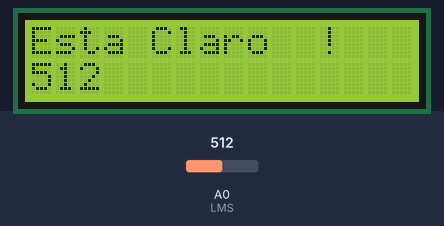
Simulated run of this sketch. Board: Arduino Uno, built with avr-gcc and run on an emulated ATmega328P. Parts: 16×2 character LCD. The test bench sets the inputs (shaded band); at power-on: A0 (LMS) = 512.

Above: at 1.2 s.
1.3 s: A0 (LMS) set to 882
At 3.1 s:
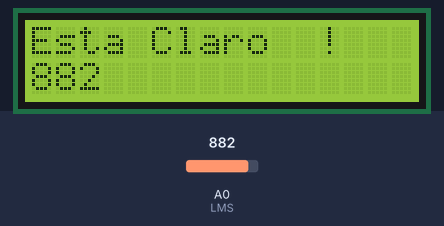
3.5 s: A0 (LMS) set to 910
At 4.9 s:
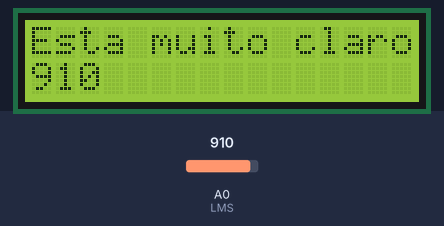
5.5 s: A0 (LMS) set to 900
At 6.7 s:
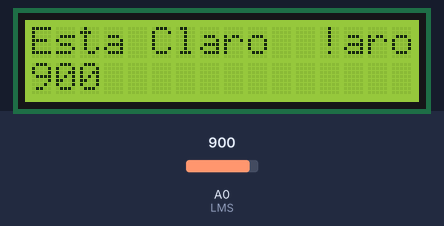
7.5 s: A0 (LMS) set to 105
At 8.4 s:
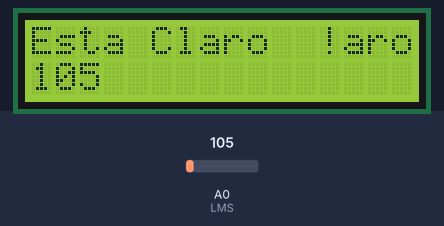
9.5 s: A0 (LMS) set to 94
At 11.3 s:
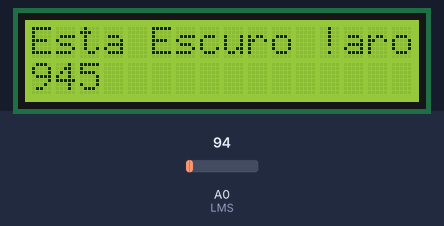
Timing chart, 0 to 12.5 s (numbered marks = the images above; inputs shaded):
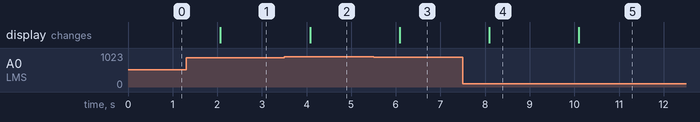

Measured:
- the behaviour switches between 900 and 901 on A0 (LMS) (found by bisection; images 1 and 2)
- the behaviour switches between 100 and 99 on A0 (LMS) (found by bisection; images 4 and 5)
- after the input at 1.3 s, the display: changes after 0.77 s (image 1)
- after the input at 3.5 s, the display: changes after 0.58 s (image 2)
- after the input at 5.5 s, the display: changes after 0.59 s (image 3)
- after the input at 7.5 s, the display: changes after 0.59 s (image 4)
- after the input at 9.5 s, the display: changes after 0.60 s (image 5)

The sketch:

Sensor_de_luz_Lcd.ino
```cpp
#include <LiquidCrystal.h>

LiquidCrystal lcd(12, 11, 5, 4, 3, 2);
int LMS = 0;
int valorlido = 0;


void setup()
{
  lcd.begin(16,2);
}


void loop()
{

  valorlido = analogRead (LMS);

  //lcd.setCursor(0, 0);
  //lcd.print("Valor lido pelo sensor: ");

  //lcd.setCursor(0, 1);
  //  lcd.print(valorlido);

  if (valorlido < 100 )
  {
    lcd.setCursor(0, 0);
    lcd.print("Esta Escuro !");

    lcd.setCursor(0, 1);
    lcd.print(valorlido);
  }
  else
  {
    lcd.setCursor(0, 0);
    lcd.print("Esta Claro  !");

    lcd.setCursor(0, 1);
    lcd.print(valorlido);
  }

  if (valorlido> 900)
  {
    lcd.setCursor(0, 0);
    lcd.print("Esta muito claro");
  }

  delay (1000);
}
```
